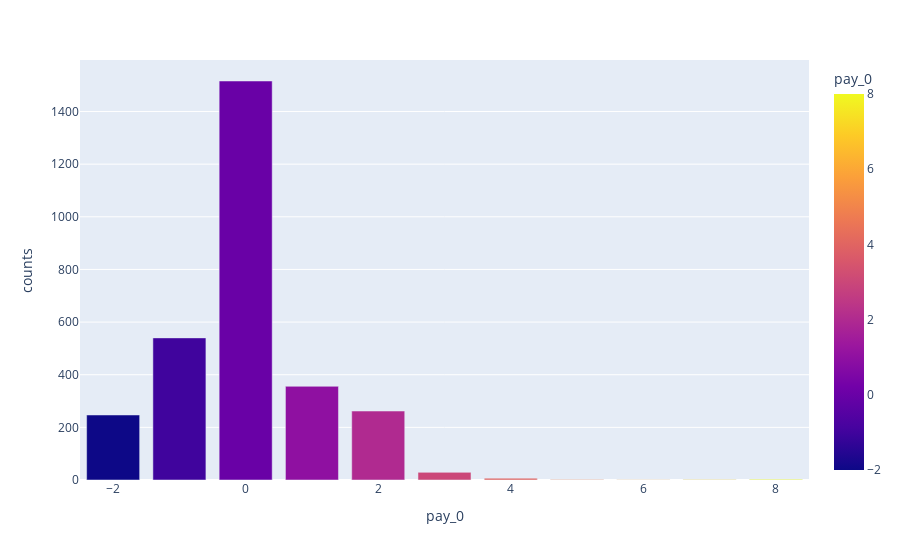

Here is the notebook cell this chart was saved with:
### Markdown cell above
Dari Data di atas dapat kita lihat persebaran data untuk kolom gagal bayar yaitu hanya ada 2 data yaitu nasabah yang tidak gagal bayar berjumlah 2330 dan nasabah yang mengalami gagal bayar sebesar 635.

### Code cell
plot_bar('pay_0')

### Figure 1 — Plotly figure (JSON) as saved in the notebook; plotly's stock layout.template omitted (floating-point values rounded to 4 significant figures)
{"data": [{"alignmentgroup": "True", "hovertemplate": "pay_0=%{marker.color}<br>counts=%{y}<extra></extra>", "legendgroup": "", "marker": {"color": [-2, -1, 0, 1, 2, 3, 4, 5, 6, 7, 8], "coloraxis": "coloraxis", "pattern": {"shape": ""}}, "name": "", "offsetgroup": "", "orientation": "v", "showlegend": false, "textposition": "auto", "type": "bar", "x": [-2, -1, 0, 1, 2, 3, 4, 5, 6, 7, 8], "xaxis": "x", "y": [247, 540, 1516, 356, 262, 29, 7, 2, 1, 2, 3], "yaxis": "y"}], "layout": {"barmode": "group", "coloraxis": {"colorbar": {"title": {"text": "pay_0"}}, "colorscale": [[0, "#0d0887"], [0.1111, "#46039f"], [0.2222, "#7201a8"], [0.3333, "#9c179e"], [0.4444, "#bd3786"], [0.5556, "#d8576b"], [0.6667, "#ed7953"], [0.7778, "#fb9f3a"], [0.8889, "#fdca26"], [1, "#f0f921"]]}, "legend": {"tracegroupgap": 0}, "margin": {"t": 60}, "xaxis": {"anchor": "y", "domain": [0, 1], "title": {"text": "pay_0"}}, "yaxis": {"anchor": "x", "domain": [0, 1], "title": {"text": "counts"}}}}
